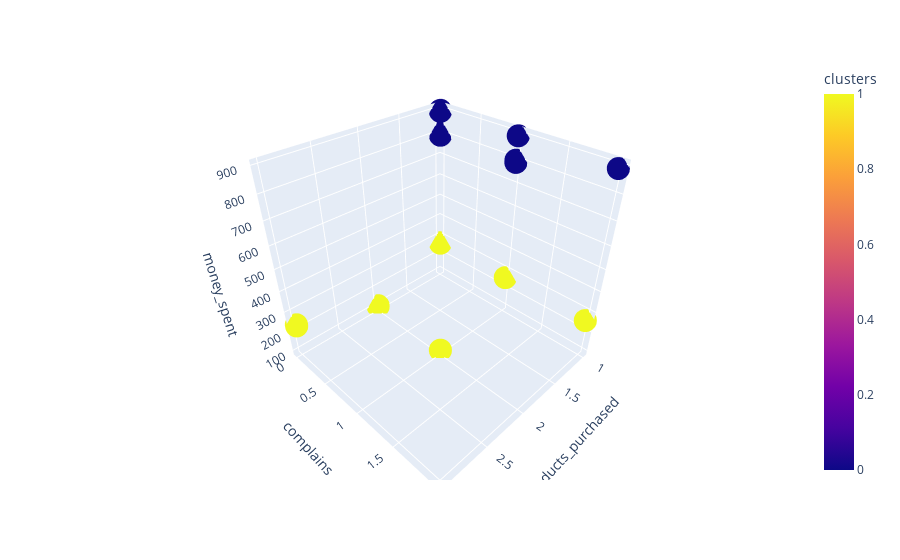

Notebook cell for this chart:
### Code cell
# visualize clusters
figure = px.scatter_3d(df,
                    color='clusters',
                    x="products_purchased",
                    y="complains",
                    z="money_spent",
                    category_orders = {"clusters": ["0", "1"]}
                    )
figure.update_layout()
figure.show()

### Figure 1 — Plotly figure (JSON) as saved in the notebook; plotly's stock layout.template omitted (floating-point values rounded to 4 significant figures; data arrays with more than 128 entries replaced by an {"elided": "..."} marker saying what was removed)
{"data": [{"hovertemplate": "products_purchased=%{x}<br>complains=%{y}<br>money_spent=%{z}<br>clusters=%{marker.color}<extra></extra>", "legendgroup": "", "marker": {"color": {"elided": "24000 int values"}, "coloraxis": "coloraxis", "symbol": "circle"}, "mode": "markers", "name": "", "scene": "scene", "showlegend": false, "type": "scatter3d", "x": {"elided": "24000 int values"}, "y": {"elided": "24000 int values"}, "z": {"elided": "24000 float values"}}], "layout": {"coloraxis": {"colorbar": {"title": {"text": "clusters"}}, "colorscale": [[0, "#0d0887"], [0.1111, "#46039f"], [0.2222, "#7201a8"], [0.3333, "#9c179e"], [0.4444, "#bd3786"], [0.5556, "#d8576b"], [0.6667, "#ed7953"], [0.7778, "#fb9f3a"], [0.8889, "#fdca26"], [1, "#f0f921"]]}, "legend": {"tracegroupgap": 0}, "margin": {"t": 60}, "scene": {"domain": {"x": [0, 1], "y": [0, 1]}, "xaxis": {"title": {"text": "products_purchased"}}, "yaxis": {"title": {"text": "complains"}}, "zaxis": {"title": {"text": "money_spent"}}}}}
